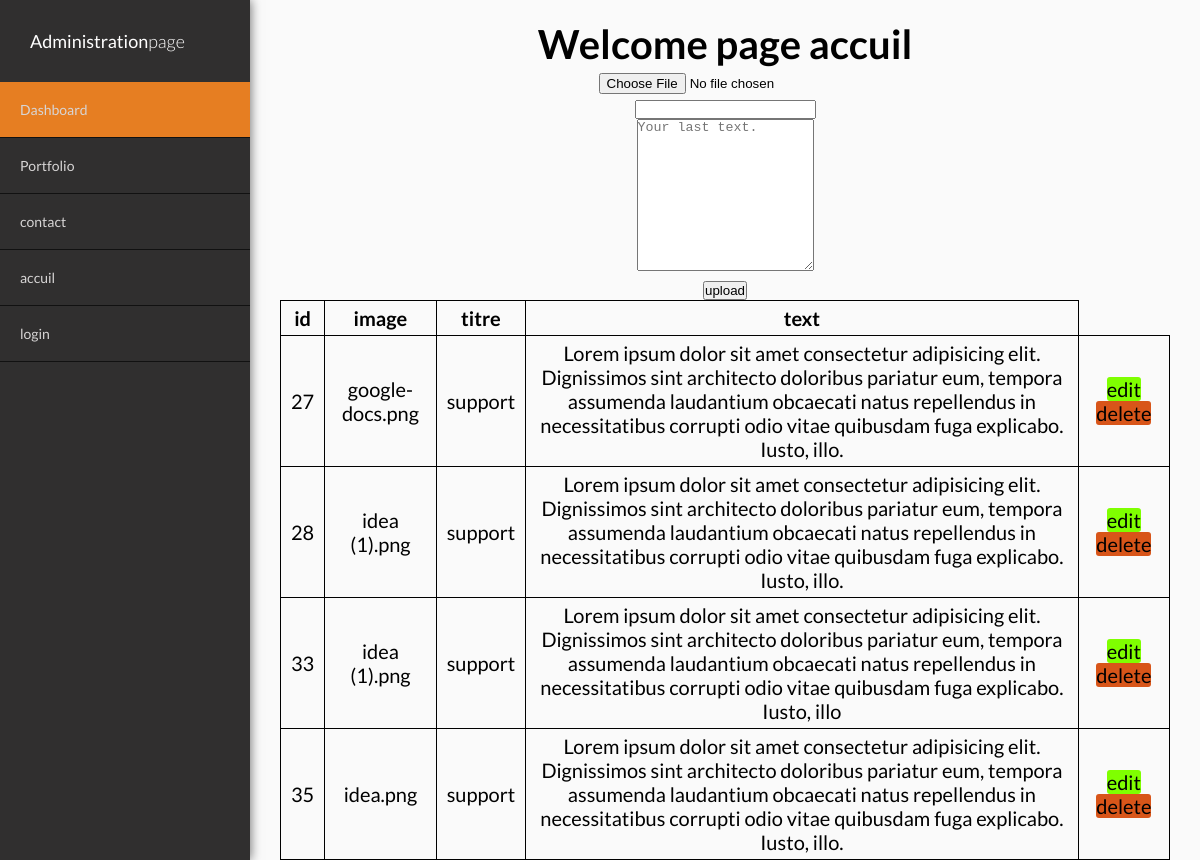
The page /indexpage.php on the database its author committed.
### tables this page shows
CREATE TABLE IF NOT EXISTS `services` (
  `id` int(60) NOT NULL AUTO_INCREMENT,
  `service_image` text NOT NULL,
  `service_titre` varchar(100) NOT NULL,
  `service_text` text NOT NULL,
  PRIMARY KEY (`id`)
);

### indexaction.php (called while the page is built, shortened)
<?php
				$service_image="";
				$service_titre="";
				$service_text="";
?>

### indexpage.php (the view, shortened to what this page needs)
<?php
include "indexaction.php"
		?>
<!DOCTYPE html>
<html lang="en">
<head>
    <link rel="stylesheet" href="css/Teampage.css">
</head>
<body>
	<div class="container">
		<div class="sidebar">
			<nav>
				<a href="#" class="">Administration<span>page</span></a>
				<ul>
					<li class="active" ><a href="#">Dashboard</a></li>
					<li><a href="portfoliopage.php">Portfolio</a></li>
					<li><a href=" contactpage.php ">contact</a></li>
					<li><a href=" indexpage.php">accuil</a></li>
					<li class="" ><a href="loginpage.php ">login</a></li>
				</ul>
			</nav>
		</div>
		<div class="main-content">
			<h1> Welcome page   accuil</h1>
      <div class="">
	  <form method="POST" action="indexpage.php" enctype="multipart/form-data">
			<div>
			<input type="file" name="service_image" value="<?php echo $service_image; ?> ">
			</div>
			<div>
			<input type="text" name="service_titre" placeholder="Your last title." value="<?php echo $service_titre; ?> ">
			</div>
			<div>
			<textarea  name="service_text"  cols="20" rows="10" placeholder="Your last text." value="<?php echo $service_text; ?>"></textarea>
			</div>
			<div>
				<button type="submit" name="save">upload</button>
			</div>
 	</form>
				</div>
				<table class="team_table">
                                    <tr>
                                        <th>id</th>
                                        <th>image</th>
                                        <th>titre</th>
                                        <th>text</th>
                                    </tr>
                                <tr>
                                <?php
                                 $results = mysqli_query($db, "SELECT * FROM services");
                                while ($row = mysqli_fetch_array($results)) { ?>
                                <tr>    <td><?php echo $row['id']; ?></td>
                                        <td><?php echo $row['service_image']; ?></td>
                                        <td><?php echo $row['service_titre']; ?></td>
                                        <td><?php echo $row['service_text']; ?></td>
                                        <td class="action-team">
                                            <a href="indexpage.php?edit=<?php echo $row['id']; ?>" class="btn btn-edit">edit</a>
                                            <a href="indexpage.php?dele=<?php echo $row['id']; ?>" class="btn btn-delete">delete</a>
                                        </td>
                                </tr>
                                	<?php } ?>
                                    </table>
			</div>
		</div>
</body>
</html>

### css/Teampage.css (style rules this page uses)
* { margin: 0; padding: 0; box-sizing: border-box; }
body, html { font-family: 'Lato', sans-serif; font-size: 20px; height: 100%; position: relative; }
a { color: #fff; text-decoration: none; }
.container { width: 100%; height: 100%; position: relative; }
.sidebar { width: 250px; background-color: #302F2F; position: fixed; top: 0px; left: 0; bottom: 0; box-shadow: 1px 0px 10px #777; }
.sidebar nav > a { font-size: 150%; display: inline-block; padding: 30px 0px; padding-left: 30px; opacity: 0.7; transition: all 0.2s; font-size: 18px; }
.sidebar nav a span { font-weight: 300; }
.sidebar nav ul { list-style: none; }
.sidebar nav ul li { font-size: 70%; padding: 19px 0; padding-left: 20px; border-bottom: 0.5px solid #111; }
.sidebar nav ul li:nth-child(1).active { background-color: #e67e22; }
.sidebar nav ul li a { color: #D7D5D5; }
.main-content { background-color: #fafafa; width: calc(100% - 250px); height: 100%; margin-left: 250px; padding: 20px 30px; text-align: center; }
table { border-collapse: collapse; }
th, td { border: 1px solid black; padding: 5px 10px; }
.btn { color: black; height: 35px; width: 70px; text-align: center; margin: 3px; border-radius: 3px; }
.btn-edit { background-color: chartreuse; }
.btn-delete { background-color: #d85519; }

### rows shown on the page
services: id "27", service_image "google-docs.png", service_titre "support", service_text "Lorem ipsum dolor sit amet consectetur adipisicing elit. Dignissimos sint architecto doloribus pariatur eum, tempora assumenda laudantium obcaecati natus repellendus in necessitatibus corrupti odio vitae quibusdam fuga explicabo. Iusto, illo."
services: id "28", service_image "idea (1).png", service_titre "support", service_text "Lorem ipsum dolor sit amet consectetur adipisicing elit. Dignissimos sint architecto doloribus pariatur eum, tempora assumenda laudantium obcaecati natus repellendus in necessitatibus corrupti odio vitae quibusdam fuga explicabo. Iusto, illo."
services: id "33", service_image "idea (1).png", service_titre "support", service_text "Lorem ipsum dolor sit amet consectetur adipisicing elit. Dignissimos sint architecto doloribus pariatur eum, tempora assumenda laudantium obcaecati natus repellendus in necessitatibus corrupti odio vitae quibusdam fuga explicabo. Iusto, illo"
services: id "35", service_image "idea.png", service_titre "support", service_text "Lorem ipsum dolor sit amet consectetur adipisicing elit. Dignissimos sint architecto doloribus pariatur eum, tempora assumenda laudantium obcaecati natus repellendus in necessitatibus corrupti odio vitae quibusdam fuga explicabo. Iusto, illo."
